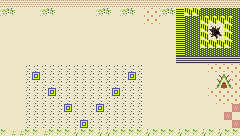

Rendered tile map (Tiled .tmx) drawn with the repository's tilesets; below, a short description and the full map source, tile grids included:
An orthogonal 30x17 tile map with 8x8 px tiles, 1 tile layer (piso) and 8 objects.

<map version="1.10" tiledversion="1.12.2" orientation="orthogonal" renderorder="right-down" width="30" height="17" tilewidth="8" tileheight="8" infinite="0" nextlayerid="7" nextobjectid="73">
 <tileset firstgid="1" name="fondo_tileset2" tilewidth="8" tileheight="8" tilecount="144" columns="12">
  <image source="fondo_tileset2.png" width="96" height="96" />
 </tileset>
 <layer id="1" name="piso" width="30" height="17">
  <data encoding="csv">
86,86,86,86,86,86,86,86,86,86,86,86,86,86,86,86,86,86,86,86,86,86,86,86,86,86,86,86,86,86,
111,112,83,83,83,111,112,83,83,83,83,83,111,112,74,111,112,83,49,49,111,112,103,80,80,118,118,118,118,118,
83,83,83,83,83,83,83,83,83,83,83,83,83,83,83,83,83,83,49,49,83,83,103,118,118,80,80,80,80,118,
83,83,83,83,83,83,83,83,74,83,83,83,83,83,83,83,83,83,83,83,83,83,103,118,118,80,16,17,80,118,
83,83,83,83,83,83,83,83,83,83,83,83,83,83,83,83,83,83,83,83,83,83,103,118,118,80,28,29,80,118,
83,83,83,83,83,83,83,83,83,83,83,74,83,83,83,83,83,83,83,83,83,83,103,118,118,80,80,80,80,118,
83,83,83,83,83,83,83,83,83,83,83,74,83,83,83,83,83,83,83,74,83,83,103,118,118,118,118,118,118,118,
83,83,83,83,83,83,83,83,83,83,83,83,83,83,83,83,83,83,83,83,83,83,102,102,102,102,102,102,102,102,
83,83,83,97,97,97,97,97,97,97,97,97,97,97,97,97,97,97,83,83,83,83,83,83,83,83,49,49,49,49,
83,83,83,97,135,97,97,97,97,97,97,97,97,97,97,97,135,97,83,83,83,83,83,83,83,83,83,59,60,49,
83,83,83,97,97,97,97,97,97,97,97,97,97,97,97,97,97,97,83,83,83,83,83,83,83,83,83,71,72,49,
83,83,83,97,97,97,135,97,97,97,97,97,97,97,135,97,97,97,83,83,83,83,83,83,83,83,49,49,49,49,
83,83,83,97,97,97,97,97,97,97,97,97,97,97,97,97,97,97,83,83,83,83,83,83,83,83,83,49,49,49,
83,83,83,97,97,97,97,97,135,97,97,97,135,97,97,97,97,97,83,83,83,83,83,83,83,83,83,83,83,62,
83,83,83,97,97,97,97,97,97,97,97,97,97,97,97,97,97,97,83,83,83,83,83,83,83,83,83,83,62,83,
83,83,83,97,97,97,97,97,97,97,135,97,97,97,97,97,97,97,83,83,83,83,83,83,83,83,83,83,83,62,
142,130,130,142,142,130,142,142,142,132,142,142,132,132,142,142,142,142,132,142,142,142,132,142,142,132,142,132,142,142
  </data>
 </layer>
 <objectgroup id="2" name="paredes">
  <object id="65" x="232.25" y="1.5" width="7.5" height="134.25">
  </object>
  <object id="66" x="0.25" y="0.25" width="7.25" height="54.75">
  </object>
  <object id="67" x="0.25" y="80" width="8.25" height="54.5">
  </object>
  <object id="68" x="10.5" y="128.5" width="220.5" height="6.5">
  </object>
  <object id="69" x="9" y="0.5" width="222" height="9">
  </object>
  <object id="72" x="31.3333" y="71.3333" width="104.667" height="56">
  </object>
 </objectgroup>
 <objectgroup id="5" name="puerta">
  <properties>
   <property name="destino" value="inspiraciones" />
  </properties>
  <object id="70" x="216.667" y="72.8333" width="15" height="16">
   <properties>
    <property name="destino" value="plano" />
   </properties>
  </object>
 </objectgroup>
 <objectgroup id="6" name="spawn">
  <properties>
   <property name="desde" value="plano" />
  </properties>
  <object id="71" x="4.5" y="103.667" width="14" height="16">
   <properties>
    <property name="desde" value="presentacion1" />
   </properties>
  </object>
 </objectgroup>
</map>
